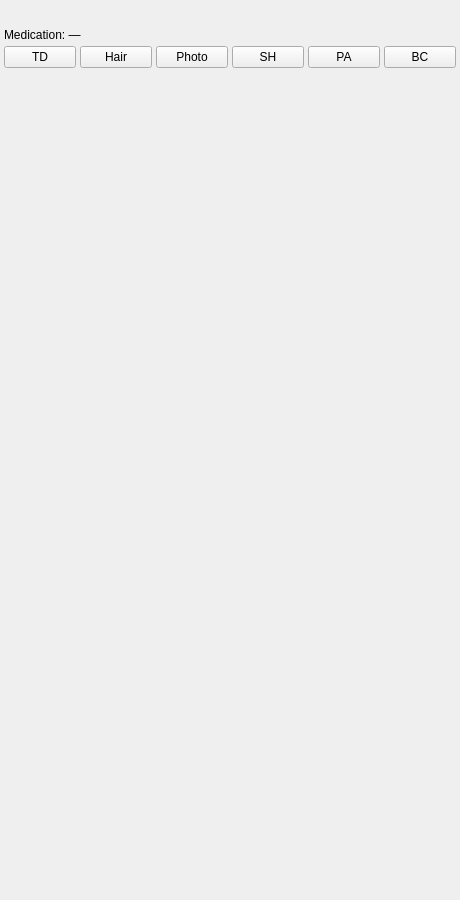
<?xml version="1.0" encoding="UTF-8"?>
<ui version="4.0">
 <class>DashboardMainWindow</class>
 <widget class="QMainWindow" name="DashboardMainWindow">
  <property name="geometry">
   <rect>
    <x>0</x>
    <y>0</y>
    <width>460</width>
    <height>900</height>
   </rect>
  </property>
  <property name="windowTitle">
   <string>EMR Dashboard</string>
  </property>
  <widget class="QWidget" name="centralwidget">
   <layout class="QVBoxLayout" name="centralLayout">
    <property name="leftMargin">
     <number>4</number>
    </property>
    <property name="topMargin">
     <number>4</number>
    </property>
    <property name="rightMargin">
     <number>4</number>
    </property>
    <property name="bottomMargin">
     <number>4</number>
    </property>
    <property name="spacing">
     <number>4</number>
    </property>
    <!-- Row 1: Visit Type + Connection Status -->
    <item>
     <layout class="QHBoxLayout" name="row1Layout">
      <property name="spacing">
       <number>8</number>
      </property>
      <item>
       <widget class="StatusBadge" name="badge_visit"/>
      </item>
      <item>
       <spacer name="row1Spacer">
        <property name="orientation">
         <enum>Qt::Horizontal</enum>
        </property>
        <property name="sizeHint" stdset="0">
         <size>
          <width>40</width>
          <height>20</height>
         </size>
        </property>
       </spacer>
      </item>
      <item>
       <widget class="StatusBadge" name="badge_connection"/>
      </item>
     </layout>
    </item>
    <!-- Row 2: Medication + Status -->
    <item>
     <layout class="QHBoxLayout" name="row2Layout">
      <property name="spacing">
       <number>8</number>
      </property>
      <item>
       <widget class="QLabel" name="lbl_medication">
        <property name="text">
         <string>Medication: —</string>
        </property>
       </widget>
      </item>
      <item>
       <widget class="QLabel" name="lbl_status">
        <property name="text">
         <string/>
        </property>
       </widget>
      </item>
     </layout>
    </item>
    <!-- Row 3: Visit Type Quick-Switch Chips -->
    <item>
     <layout class="QHBoxLayout" name="row3ChipsLayout">
      <property name="spacing">
       <number>4</number>
      </property>
      <item>
       <widget class="ActionButton" name="btn_visit_td">
        <property name="text">
         <string>TD</string>
        </property>
        <property name="maximumSize">
         <size>
          <width>16777215</width>
          <height>24</height>
         </size>
        </property>
        <property name="minimumSize">
         <size>
          <width>36</width>
          <height>0</height>
         </size>
        </property>
       </widget>
      </item>
      <item>
       <widget class="ActionButton" name="btn_visit_hair">
        <property name="text">
         <string>Hair</string>
        </property>
        <property name="maximumSize">
         <size>
          <width>16777215</width>
          <height>24</height>
         </size>
        </property>
        <property name="minimumSize">
         <size>
          <width>36</width>
          <height>0</height>
         </size>
        </property>
       </widget>
      </item>
      <item>
       <widget class="ActionButton" name="btn_visit_photo">
        <property name="text">
         <string>Photo</string>
        </property>
        <property name="maximumSize">
         <size>
          <width>16777215</width>
          <height>24</height>
         </size>
        </property>
        <property name="minimumSize">
         <size>
          <width>36</width>
          <height>0</height>
         </size>
        </property>
       </widget>
      </item>
      <item>
       <widget class="ActionButton" name="btn_visit_sh">
        <property name="text">
         <string>SH</string>
        </property>
        <property name="maximumSize">
         <size>
          <width>16777215</width>
          <height>24</height>
         </size>
        </property>
        <property name="minimumSize">
         <size>
          <width>36</width>
          <height>0</height>
         </size>
        </property>
       </widget>
      </item>
      <item>
       <widget class="ActionButton" name="btn_visit_pa">
        <property name="text">
         <string>PA</string>
        </property>
        <property name="maximumSize">
         <size>
          <width>16777215</width>
          <height>24</height>
         </size>
        </property>
        <property name="minimumSize">
         <size>
          <width>36</width>
          <height>0</height>
         </size>
        </property>
       </widget>
      </item>
      <item>
       <widget class="ActionButton" name="btn_visit_bc">
        <property name="text">
         <string>BC</string>
        </property>
        <property name="maximumSize">
         <size>
          <width>16777215</width>
          <height>24</height>
         </size>
        </property>
        <property name="minimumSize">
         <size>
          <width>36</width>
          <height>0</height>
         </size>
        </property>
       </widget>
      </item>
     </layout>
    </item>
    <!-- Spacer -->
    <item>
     <spacer name="centralSpacer">
      <property name="orientation">
       <enum>Qt::Vertical</enum>
      </property>
      <property name="sizeHint" stdset="0">
       <size>
        <width>20</width>
        <height>40</height>
       </size>
      </property>
     </spacer>
    </item>
   </layout>
  </widget>
 </widget>
 <customwidgets>
  <customwidget>
   <class>ActionButton</class>
   <extends>QPushButton</extends>
   <header>emr_assist.ui.widgets</header>
  </customwidget>
  <customwidget>
   <class>StatusBadge</class>
   <extends>QWidget</extends>
   <header>emr_assist.ui.widgets</header>
  </customwidget>
 </customwidgets>
 <resources/>
 <connections/>
</ui>
